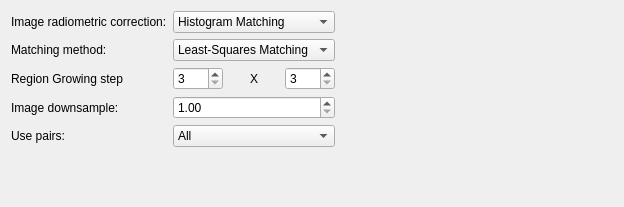
     <widget class="QWidget" name="tab">
      <attribute name="title">
       <string>Automatic Extraction</string>
      </attribute>
      <layout class="QGridLayout" name="gridLayout_6">
       <item row="0" column="0">
        <layout class="QGridLayout" name="gridLayout_5">
         <item row="0" column="0">
          <widget class="QLabel" name="label_20">
           <property name="text">
            <string>Image radiometric correction:</string>
           </property>
          </widget>
         </item>
         <item row="0" column="1">
          <widget class="QComboBox" name="comboBox3">
           <property name="currentIndex">
            <number>2</number>
           </property>
           <item>
            <property name="text">
             <string>No corrections</string>
            </property>
           </item>
           <item>
            <property name="text">
             <string>Histogram Equalization</string>
            </property>
           </item>
           <item>
            <property name="text">
             <string>Histogram Matching</string>
            </property>
           </item>
          </widget>
         </item>
         <item row="0" column="2">
          <spacer name="horizontalSpacer_17">
           <property name="orientation">
            <enum>Qt::Horizontal</enum>
           </property>
           <property name="sizeHint" stdset="0">
            <size>
             <width>278</width>
             <height>20</height>
            </size>
           </property>
          </spacer>
         </item>
         <item row="1" column="0">
          <widget class="QLabel" name="label_14">
           <property name="text">
            <string>Matching method:</string>
           </property>
          </widget>
         </item>
         <item row="1" column="1">
          <widget class="QComboBox" name="comboBox4">
           <property name="currentIndex">
            <number>1</number>
           </property>
           <item>
            <property name="text">
             <string>Cross-correlation</string>
            </property>
           </item>
           <item>
            <property name="text">
             <string>Least-Squares Matching</string>
            </property>
           </item>
          </widget>
         </item>
         <item row="1" column="2">
          <spacer name="horizontalSpacer_13">
           <property name="orientation">
            <enum>Qt::Horizontal</enum>
           </property>
           <property name="sizeHint" stdset="0">
            <size>
             <width>268</width>
             <height>20</height>
            </size>
           </property>
          </spacer>
         </item>
         <item row="2" column="0">
          <widget class="QLabel" name="label_21">
           <property name="text">
            <string>Region Growing step</string>
           </property>
          </widget>
         </item>
         <item row="2" column="1">
          <layout class="QHBoxLayout" name="horizontalLayout_3">
           <item>
            <widget class="QSpinBox" name="spinBox1">
             <property name="minimum">
              <number>3</number>
             </property>
             <property name="maximum">
              <number>10</number>
             </property>
            </widget>
           </item>
           <item>
            <widget class="QLabel" name="label_22">
             <property name="text">
              <string>X</string>
             </property>
             <property name="alignment">
              <set>Qt::AlignCenter</set>
             </property>
            </widget>
           </item>
           <item>
            <widget class="QSpinBox" name="spinBox2">
             <property name="minimum">
              <number>3</number>
             </property>
             <property name="maximum">
              <number>10</number>
             </property>
            </widget>
           </item>
          </layout>
         </item>
         <item row="2" column="2">
          <spacer name="horizontalSpacer_18">
           <property name="orientation">
            <enum>Qt::Horizontal</enum>
           </property>
           <property name="sizeHint" stdset="0">
            <size>
             <width>218</width>
             <height>20</height>
            </size>
           </property>
          </spacer>
         </item>
         <item row="3" column="0">
          <widget class="QLabel" name="label_18">
           <property name="text">
            <string>Image downsample:</string>
           </property>
          </widget>
         </item>
         <item row="3" column="2">
          <spacer name="horizontalSpacer_15">
           <property name="orientation">
            <enum>Qt::Horizontal</enum>
           </property>
           <property name="sizeHint" stdset="0">
            <size>
             <width>268</width>
             <height>20</height>
            </size>
           </property>
          </spacer>
         </item>
         <item row="4" column="0">
          <widget class="QLabel" name="label_15">
           <property name="text">
            <string>Use pairs:</string>
           </property>
          </widget>
         </item>
         <item row="4" column="1">
          <widget class="QComboBox" name="comboBox5">
           <item>
            <property name="text">
             <string>All</string>
            </property>
           </item>
          </widget>
         </item>
         <item row="4" column="2">
          <spacer name="horizontalSpacer_14">
           <property name="orientation">
            <enum>Qt::Horizontal</enum>
           </property>
           <property name="sizeHint" stdset="0">
            <size>
             <width>268</width>
             <height>20</height>
            </size>
           </property>
          </spacer>
         </item>
         <item row="3" column="1">
          <widget class="QDoubleSpinBox" name="doubleSpinBox0">
           <property name="minimum">
            <double>1.000000000000000</double>
           </property>
           <property name="maximum">
            <double>20.000000000000000</double>
           </property>
           <property name="singleStep">
            <double>0.010000000000000</double>
           </property>
          </widget>
         </item>
        </layout>
       </item>
       <item row="1" column="0">
        <spacer name="verticalSpacer_4">
         <property name="orientation">
          <enum>Qt::Vertical</enum>
         </property>
         <property name="sizeHint" stdset="0">
          <size>
           <width>20</width>
           <height>49</height>
          </size>
         </property>
        </spacer>
       </item>
      </layout>
     </widget>
